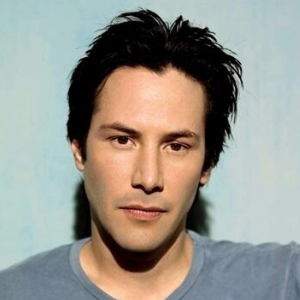
#> input picture opencv/03-图像的梯度/补充/assets/example.png, 300 x 300 px, found by its file name
$ python '03自适应二值化.py'
#> lines starting #> are read from the running program, lines starting #| are printed output that depends on the picture; after the words box and inside, x2 and y2 are one past the last pixel; in counts of white or black regions, pixels touching at a corner belong together
import cv2

srcImage = cv2.imread("../assets/example.png")
#> srcImage is the input picture: shape (300, 300, 3); mean B, G, R 142, 150.1, 152.1
srcGray = cv2.cvtColor(srcImage, cv2.COLOR_BGR2GRAY)
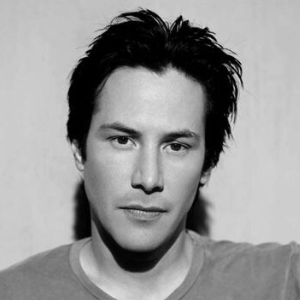
#> srcGray: shape (300, 300); min 0, max 228, mean 149.7
# 初始化相关变量
# 初始化自适应阈值参数
maxVal = 255
blockSize = 3
constValue = 10
# 自适应阈值算法
# 0 ADAPTIVE_THRESH_MEAN_C
# 1 ADAPTIVE_THRESH_GAUSSIAN_C
adaptiveMethod = 0

# 阈值类型
# 0:THRESH_BINARY
# 1:THRESH_BINARY_INV
thresholdType = 0
# 图像自适应阈值操作
distImage = cv2.adaptiveThreshold(srcGray, maxVal, adaptiveMethod, thresholdType, blockSize, constValue)
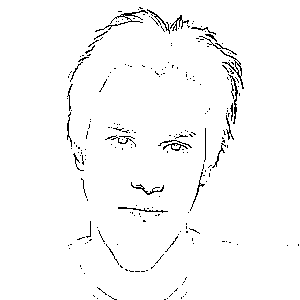
#> distImage: shape (300, 300); 97.6% white; black in thin lines or dots, all inside (x1, y1, x2, y2) = (67, 7, 299, 300)
cv2.imshow("srcImage", srcImage)
cv2.imshow("grayImage", srcGray)
cv2.imshow("Adaptive threshold", distImage)
cv2.waitKey(0)
